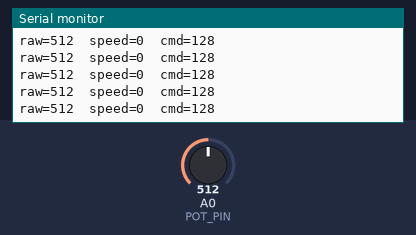
A sketch run on a simulated Arduino Uno, built with avr-gcc and run on an emulated ATmega328P. Parts: the last lines printed to the serial monitor. The inputs (shaded band) are chosen by the test bench; at power-on: A0 (POT_PIN) = 512.

Above: at 1.2 s.
1.3 s: A0 (POT_PIN) set to 716
At 1.36 s:
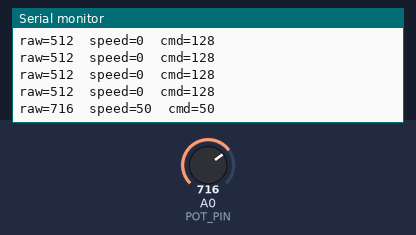
2.8 s: A0 (POT_PIN) set to 900
At 2.81 s:
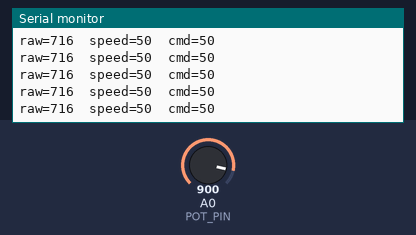
Timing chart, 0 to 5.8 s (numbered marks = the images above; inputs shaded):
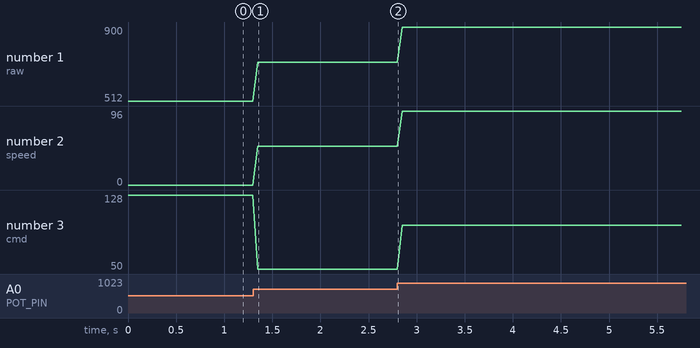

The sketch:

bladder_control_v1.ino
```cpp
#include <SoftwareSerial.h>

const int POT_PIN = A0;
SoftwareSerial saber(11,10);   // D10 TX -> S1

void setup(){
  Serial.begin(115200);
  saber.begin(9600);           // DIP set for Simplified Serial @ 9600
}

void loop(){
  int raw = analogRead(POT_PIN);      // 0..1023
  int centered = raw - 512;           // -512..+511

  // map to -127..+127
  int speed = map(centered, -512, 511, -127, 127);

  uint8_t cmd;
  if (speed > 0)      cmd = constrain(speed,1,127);          // forward
  else if (speed < 0) cmd = 128 + constrain(-speed,1,127);   // reverse
  else                cmd = 128;                             // stop

  saber.write(cmd);

  Serial.print("raw="); Serial.print(raw);
  Serial.print("  speed="); Serial.print(speed);
  Serial.print("  cmd="); Serial.println(cmd);

  delay(50);
}
```

Measured:
- after the input at 1.3 s, the serial monitor: prints a new line after 0.05 s (image 1)
- plotted number 1: 512 → 716 after the input at 1.3 s, 716 → 900 after the input at 2.8 s
- plotted number 2: 0 → 50 after the input at 1.3 s, 50 → 96 after the input at 2.8 s
- plotted number 3: 128 → 50 after the input at 1.3 s, 50 → 96 after the input at 2.8 s
